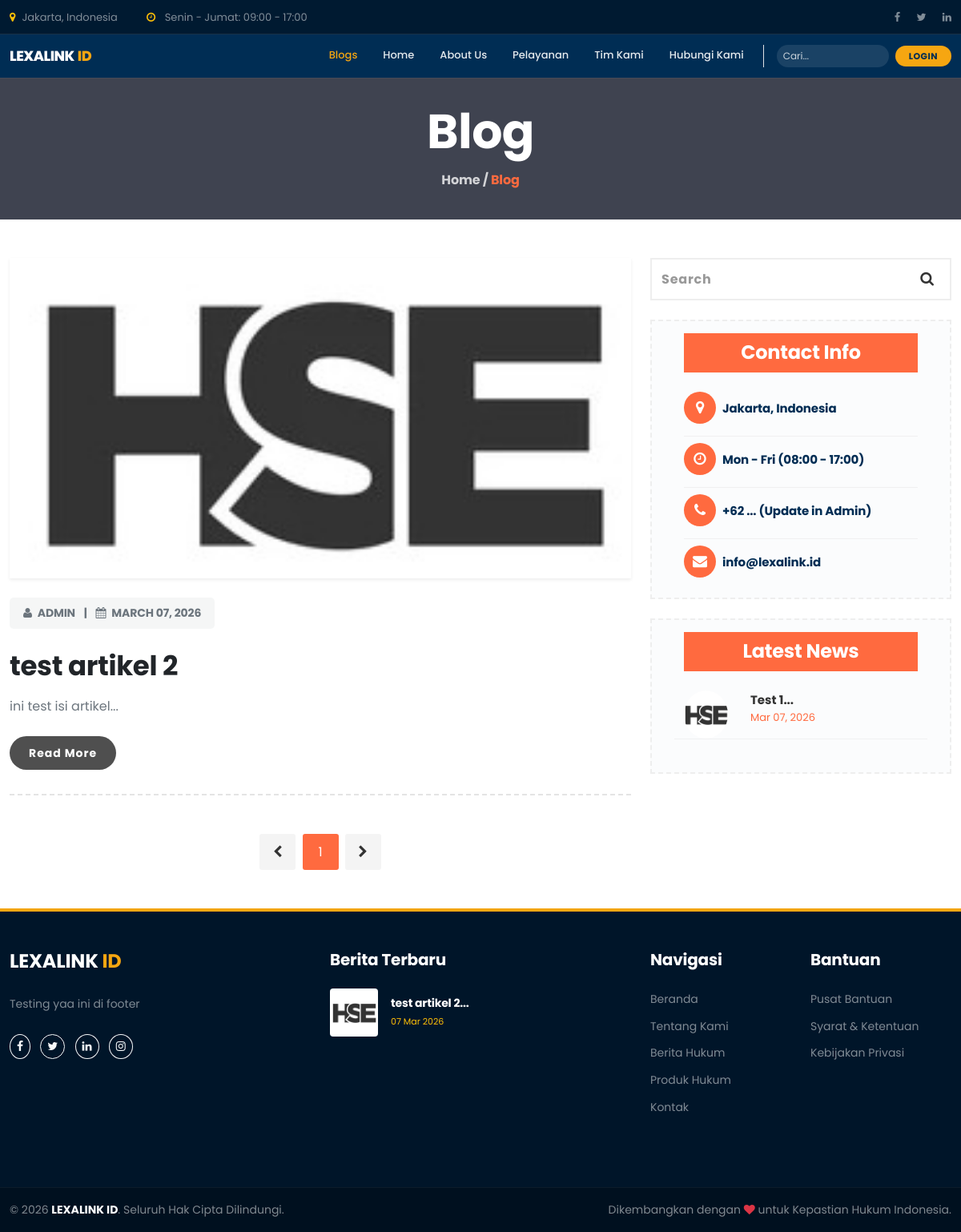
Screenshot of /blog.php with the database file from the repository.
### tables this page shows
CREATE TABLE IF NOT EXISTS `navbar_menus` (
  `id` int NOT NULL AUTO_INCREMENT,
  `title` varchar(100) NOT NULL,
  `url` varchar(255) NOT NULL,
  `parent_id` int DEFAULT NULL,
  `sort_order` int DEFAULT '0',
  `is_active` tinyint(1) DEFAULT '1',
  PRIMARY KEY (`id`),
  KEY `parent_id` (`parent_id`),
  CONSTRAINT `navbar_menus_ibfk_1` FOREIGN KEY (`parent_id`) REFERENCES `navbar_menus` (`id`) ON DELETE SET NULL
);

CREATE TABLE IF NOT EXISTS `posts` (
  `id` int NOT NULL AUTO_INCREMENT,
  `title` varchar(255) NOT NULL,
  `slug` varchar(255) NOT NULL,
  `content` longtext,
  `image` varchar(255) DEFAULT NULL,
  `type` enum('blog','news','about') NOT NULL,
  `status` enum('draft','published') DEFAULT 'draft',
  `author_id` int DEFAULT NULL,
  `created_at` timestamp NULL DEFAULT CURRENT_TIMESTAMP,
  `updated_at` timestamp NULL DEFAULT CURRENT_TIMESTAMP ON UPDATE CURRENT_TIMESTAMP,
  PRIMARY KEY (`id`),
  UNIQUE KEY `slug` (`slug`),
  KEY `author_id` (`author_id`),
  CONSTRAINT `posts_ibfk_1` FOREIGN KEY (`author_id`) REFERENCES `users` (`id`) ON DELETE SET NULL
);

### public/blog/blog_pg.php (the view, shortened to what the rows shown need)
<?php
$blogs = db_get_all("SELECT * FROM posts WHERE type = 'blog' AND status = 'published' ORDER BY created_at DESC");
$latest_news = db_get_all("SELECT * FROM posts WHERE type = 'news' AND status = 'published' ORDER BY created_at DESC LIMIT 3");
?>
<section id="blog_pg" class="pt-5 pb-5">
 <div class="container">
  <div class="row blog_pg1">
   <div class="col-md-8">
    <div class="blog_pg1l">
      <?php if (empty($blogs)): ?>
        <div class="alert alert-info border-0 shadow-sm rounded-3">Belum ada artikel blog yang diterbitkan.</div>
      <?php else: ?>
        <?php foreach ($blogs as $blog): ?>
            <div class="blog_pg1l1 mb-5">
                <div class="grid clearfix">
                <figure class="effect-jazz mb-0 rounded-4 overflow-hidden shadow-sm">
                    <a href="blog_detail.php?slug=<?= $blog['slug'] ?>">
                        <?php if ($blog['image']): ?>
                            <img src="assets/img/posts/<?= $blog['image'] ?>" class="w-100" alt="blog" style="height: 400px; object-fit: cover;">
                        <?php else: ?>
                            <div class="bg-light w-100 d-flex align-items-center justify-content-center" style="height: 400px;">
                                <i class="fa fa-image fa-5x text-secondary opacity-25"></i>
                            </div>
                        <?php endif; ?>
                    </a>
                </figure>
            </div>
                <h6 class="mt-4 font_14 text-uppercase fw-bold letter-spacing-1">
                    <span class="text-secondary"><i class="fa fa-user me-1"></i> Admin</span> <span class="mx-2 text-muted">|</span>
                    <span class="text-secondary"><i class="fa fa-calendar me-1"></i> <?= date('F d, Y', strtotime($blog['created_at'])) ?></span>
                </h6>
            <h2 class="font_34 mt-3 fw-bold"><a href="blog_detail.php?slug=<?= $blog['slug'] ?>" class="text-dark text-decoration-none hover-oran"><?= $blog['title'] ?></a></h2>
            <p class="font_16 mt-3 text-muted"><?= substr(strip_tags($blog['content']), 0, 250) ?>...</p>
            <div class="blog_pg1l1i mt-4 row">
                <div class="col-md-6">
                <div class="blog_pg1l1il">
                <h5 class="mb-0"><a href="blog_detail.php?slug=<?= $blog['slug'] ?>" class="button_2 rounded-pill px-4">Read More</a></h5>
                </div>
                </div>
            </div>
            </div>
        <?php endforeach; ?>
      <?php endif; ?>
	</div>
   </div>
   <div class="col-md-4">
    <div class="blog_pg1r">
	  <div class="blog_pg1r2 mt-4">
        <?php foreach ($latest_news as $news): ?>
            <div class="footer_1i1 row mb-3">
                <div class="col-md-3 col-3">
                <div class="footer_1i1l">
                    <?php if ($news['image']): ?>
                        <img src="assets/img/posts/<?= $news['image'] ?>" alt="news" class="rounded-circle w-100" style="height: 60px; width: 60px; object-fit: cover;">
                    <?php else: ?>
                        <div class="rounded-circle bg-secondary w-100 d-flex align-items-center justify-content-center" style="height: 60px; width: 60px;">
                            <i class="fa fa-newspaper-o text-white"></i>
                        </div>
                    <?php endif; ?>
                </div>
                </div>
                <div class="col-md-9 px-0 col-9 ps-3">
                <div class="footer_1i1r">
                    <p class="font_15 mb-0 fw-bold"><a href="blog_detail.php?slug=<?= $news['slug'] ?>"><?= substr($news['title'], 0, 45) ?>...</a></p>
                    <p class="col_oran font_13 mb-0"><?= date('M d, Y', strtotime($news['created_at'])) ?></p>
                </div>
                </div>
            </div>
        <?php endforeach; ?>
	  </div>
	</div>
   </div>
  </div>
 </div>
</section>

### public/nav/main_nav.php (shortened to what the rows shown need)
<?php
$all_menus = db_get_all("SELECT * FROM navbar_menus WHERE is_active = 1 ORDER BY sort_order ASC");
$current_page = basename($_SERVER["PHP_SELF"]);
$parents = [];
$children = [];
foreach ($all_menus as $m) {
    if (!$m["parent_id"]) {
        $parents[] = $m;
    } else {
        $children[$m["parent_id"]][] = $m;
    }
}
?>
<section id="header">
  <nav class="navbar navbar-expand-lg navbar-dark py-2" id="navbar_sticky" style="background: var(--primary-color);">
    <div class="container">
      <div class="collapse navbar-collapse" id="navbarSupportedContent">
        <ul class="navbar-nav ms-auto mb-0 align-items-lg-center">
          <?php foreach ($parents as $p):
              $has_children = isset($children[$p["id"]]);
              $is_active = ($current_page == $p["url"]);
              if ($has_children): ?>
                  <li class="nav-item dropdown px-lg-1">
                      <a class="nav-link dropdown-toggle <?= $is_active ? "active" : "" ?>" href="#" data-bs-toggle="dropdown" style="font-size: 13px;">
                          <?= $p["title"] ?>
                      </a>
                      <ul class="dropdown-menu border-0 shadow-lg mt-2 py-2">
                          <?php foreach ($children[$p["id"]] as $c): ?>
                              <li><a class="dropdown-item py-1 px-3 small" href="<?= $c["url"] ?>"><?= $c["title"] ?></a></li>
                          <?php endforeach; ?>
                      </ul>
                  </li>
              <?php else: ?>
                  <li class="nav-item px-lg-1">
                      <a class="nav-link <?= $is_active ? "active" : "" ?>" href="<?= $p["url"] ?>" style="font-size: 13px;"><?= $p["title"] ?></a>
                  </li>
              <?php endif; ?>
          <?php endforeach; ?>
        </ul>
      </div>
    </div>
  </nav>
</section>

### public/footer/footer.php (shortened to what the rows shown need)
<?php
$footer_news = db_get_all("SELECT * FROM posts WHERE type = 'blog' AND status = 'published' ORDER BY created_at DESC LIMIT 2");
?>
<section id="footer" class="py-5" style="background: #001529; border-top: 4px solid var(--secondary-color);">
  <div class="container">
    <div class="row">
      <div class="col-md-4 mb-4">
        <?php foreach ($footer_news as $news): ?>
          <div class="d-flex mb-3 align-items-center">
            <div class="flex-shrink-0" style="width: 60px; height: 60px;">
              <img src="<?= $news["image"] ? "assets/img/posts/".$news["image"] : "img/default_blog.jpg" ?>" class="w-100 h-100 rounded object-fit-cover" alt="news">
            </div>
            <div class="flex-grow-1 ms-3">
              <h6 class="mb-0"><a href="blog_detail.php?slug=<?= $news["slug"] ?>" class="text-white text-decoration-none small"><?= substr($news["title"], 0, 50) ?>...</a></h6>
              <span class="text-warning extra-small"><?= date("d M Y", strtotime($news["created_at"])) ?></span>
            </div>
          </div>
        <?php endforeach; ?>
      </div>
    </div>
  </div>
</section>

### rows the page displays
navbar_menus: title "Blogs"
navbar_menus: title "Home"
navbar_menus: title "About Us"
navbar_menus: title "Pelayanan"
navbar_menus: title "Tim Kami"
navbar_menus: title "Hubungi Kami"
posts: image (picture), created_at "MARCH 07, 2026", title "test artikel 2", content "ini test isi artikel", created_at "07 Mar 2026"
posts: image (picture), title "Test 1", created_at "Mar 07, 2026"

### other values shown
get_setting("location", "Jakarta, Indonesia") "Jakarta, Indonesia"
$first_part "LEXALINK"
$last_word "ID"
$location "Jakarta, Indonesia"
